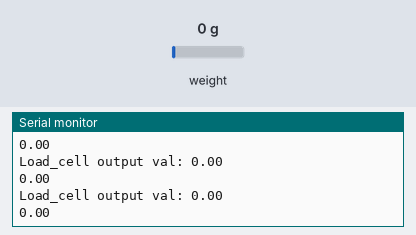
The sketch below on a simulated Arduino Uno, built with avr-gcc and run on an emulated ATmega328P. Shown: the last lines printed to the serial monitor. The inputs (shaded band) are chosen by the test bench; at power-on: weight on the scale 0 g. No radio packets arrive unless stated.

Above: at 2.6 s.
2.7 s: weight on the scale set to 100 g
At 3.05 s:
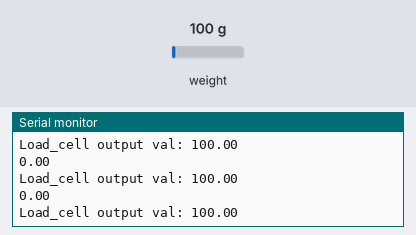
4.2 s: weight on the scale set to 1250 g
At 4.29 s:
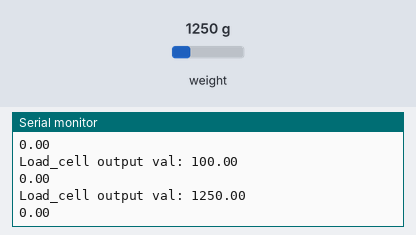
Timing chart, 0 to 7.2 s (numbered marks = the images above; inputs shaded):
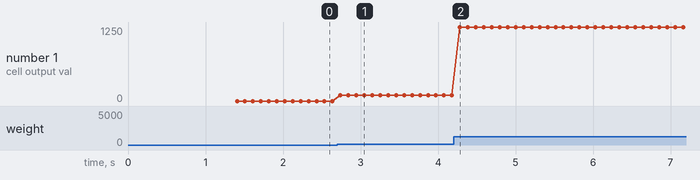

Measured:
- after the input at 2.7 s, the serial monitor: prints a new line at once (image 1)
- after the input at 4.2 s, the serial monitor: prints a new line after 0.08 s (image 2)
- plotted number 1: 0 → 100 after the input at 2.7 s, 100 → 1250 after the input at 4.2 s

The sketch:

tra_ack.ino
```cpp
#include <PString.h>
#include <SPI.h>
#include "printf.h"
#include "RF24.h"
RF24 radio(7, 8); // CE, CSN
const byte addresses[][6] = {"00001", "00002"};
////////////////////////////////////////////////////
#include <HX711_ADC.h>
#if defined(ESP8266)|| defined(ESP32) || defined(AVR)
#include <EEPROM.h>
#endif

//pins:
const int HX711_dout = 4; //mcu > HX711 dout pin
const int HX711_sck = 5; //mcu > HX711 sck pin

//HX711 constructor:
HX711_ADC LoadCell(HX711_dout, HX711_sck);

const int calVal_eepromAdress = 0;
unsigned long t = 0;
float i ;
char buffer2[10];
  /////////////////////
  unsigned long currentMillis;
unsigned long prevMillis;
unsigned long txIntervalMillis = 100; // send once per second
////////////////////////////////
void setup() {
  radio.begin();
  radio.setDataRate(RF24_2MBPS);
  radio.setCRCLength(RF24_CRC_16);
  radio.setPayloadSize(12 * sizeof(byte));
  radio.setAutoAck(true);
  radio.openWritingPipe(addresses[1]); // 00002
  radio.openReadingPipe(1, addresses[0]); // 00001
  //radio.setPALevel(RF24_PA_MAX);
  Serial.begin(115200);

  ///////////////////////////////////////////////////////
  LoadCell.begin();
  float calibrationValue = EEPROM.get(calVal_eepromAdress, calibrationValue);
  Serial.println(calibrationValue);
  unsigned long stabilizingtime = 1000;
  boolean _tare = true;
  LoadCell.start(stabilizingtime, _tare);
  if (LoadCell.getTareTimeoutFlag()) {
    Serial.println("Timeout, check MCU>HX711 wiring and pin designations");
    while (1);
  }
  else {
    LoadCell.setCalFactor(calibrationValue); // set calibration value (float)
    Serial.println("Startup is complete");
  }
}


void loop() {
  loadcelldata();
  currentMillis = millis();

    if (currentMillis - prevMillis >= txIntervalMillis) {
        senddata();
    }

  //showdata();

}

void senddata(){
      PString(buffer2, sizeof(buffer2),i);
      Serial.println(buffer2);
      radio.stopListening();
      delay(100);
      radio.write((byte *)&buffer2, sizeof(buffer2));


  }

/*void showdata(){
  Serial.print("Load_cell output val: ");
  Serial.println(i);
  }*/
void loadcelldata(){
   static boolean newDataReady = 0;
  const int serialPrintInterval = 0;

  if (LoadCell.update()) newDataReady = true;

  // get smoothed value from the dataset:
  if (newDataReady) {
    if (millis() > t + serialPrintInterval) {
      float i = LoadCell.getData();
      Serial.print("Load_cell output val: ");
      Serial.println(i);
      //Serial.println(t);
      newDataReady = 0;
      t = millis();
    }
  }
}
```
